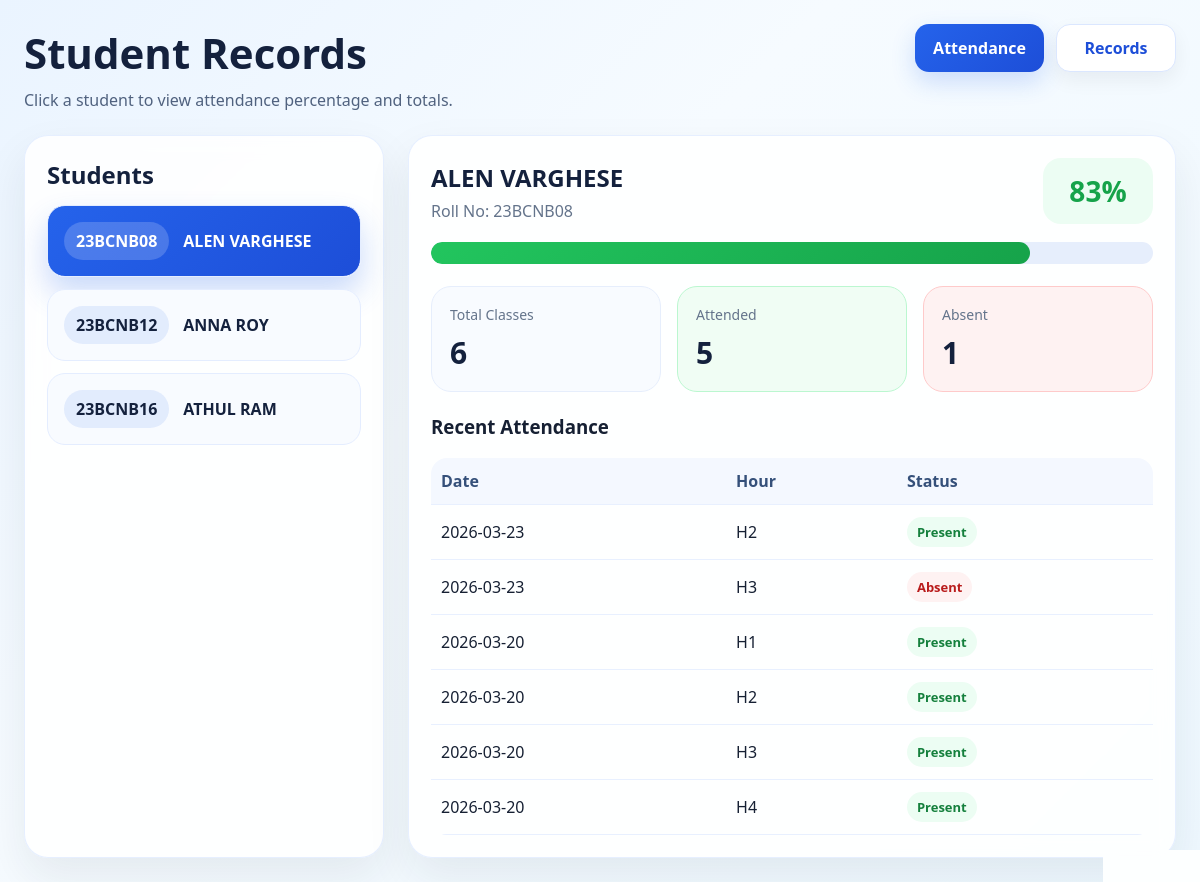
Page /records on the committed database.
### tables this page shows
CREATE TABLE students (
            id INTEGER PRIMARY KEY AUTOINCREMENT,
            roll_no TEXT UNIQUE NOT NULL,
            name TEXT NOT NULL
        );

CREATE TABLE attendance (
            id INTEGER PRIMARY KEY AUTOINCREMENT,
            student_id INTEGER NOT NULL,
            att_date TEXT NOT NULL,
            hour_no INTEGER NOT NULL,
            status TEXT NOT NULL CHECK(status IN ('Present', 'Absent')),
            UNIQUE(student_id, att_date, hour_no),
            FOREIGN KEY(student_id) REFERENCES students(id)
        );

### app/app.py (the view)
@app.route("/records")
def records():
    selected_student_id = request.args.get("student_id", type=int)
    conn = get_db()
    students = conn.execute("""
        SELECT
            s.id,
            s.roll_no,
            s.name,
            COALESCE(SUM(CASE WHEN a.status = 'Present' THEN 1 ELSE 0 END), 0) AS present_count,
            COALESCE(SUM(CASE WHEN a.status = 'Absent' THEN 1 ELSE 0 END), 0) AS absent_count,
            COUNT(a.id) AS total_count
        FROM students s
        LEFT JOIN attendance a ON a.student_id = s.id
        GROUP BY s.id, s.roll_no, s.name
        ORDER BY s.roll_no, s.name
    """).fetchall()
    if selected_student_id is None and students:
        selected_student_id = students[0]["id"]
    selected_student = None
    recent_rows = []
    if selected_student_id is not None:
        selected_student = conn.execute("""
            SELECT
                s.id,
                s.roll_no,
                s.name,
                COALESCE(SUM(CASE WHEN a.status = 'Present' THEN 1 ELSE 0 END), 0) AS present_count,
                COALESCE(SUM(CASE WHEN a.status = 'Absent' THEN 1 ELSE 0 END), 0) AS absent_count,
                COUNT(a.id) AS total_count
            FROM students s
            LEFT JOIN attendance a ON a.student_id = s.id
            WHERE s.id = ?
            GROUP BY s.id, s.roll_no, s.name
        """, (selected_student_id,)).fetchone()
        recent_rows = conn.execute("""
            SELECT att_date, hour_no, status
            FROM attendance
            WHERE student_id = ?
            ORDER BY att_date DESC, hour_no ASC
            LIMIT 40
        """, (selected_student_id,)).fetchall()
    conn.close()
    percentage = 0
    if selected_student and selected_student["total_count"] > 0:
        percentage = round(
            (selected_student["present_count"] / selected_student["total_count"]) * 100
        )
    return render_template(
        "records.html",
        students=students,
        selected_student=selected_student,
        recent_rows=recent_rows,
        percentage=percentage
    )

### app/app.py (called while the page is built)
def get_db():
    conn = sqlite3.connect(DB_NAME)
    conn.row_factory = sqlite3.Row
    return conn

### app/templates/records.html (shortened to what this page needs)
<!DOCTYPE html>
<html lang="en">
<head>
    <link rel="stylesheet" href="{{ url_for('static', filename='style.css') }}">
</head>
<body>
    <div class="page-shell">
        <header class="topbar">
            <div>
                <h1>Student Records</h1>
                <p class="subtitle">Click a student to view attendance percentage and totals.</p>
            </div>
            <nav class="top-actions">
                <a class="nav-link" href="{{ url_for('index') }}">Attendance</a>
                <a class="nav-link secondary" href="{{ url_for('records') }}">Records</a>
            </nav>
        </header>
        <section class="records-layout">
            <aside class="panel student-list-panel">
                <h2>Students</h2>
                {% if students %}
                    <div class="student-list">
                        {% for student in students %}
                            <a
                                href="{{ url_for('records', student_id=student['id']) }}"
                                class="student-item {% if selected_student and selected_student['id'] == student['id'] %}active-student{% endif %}"
                            >
                                <div class="student-roll">{{ student["roll_no"] }}</div>
                                <div class="student-name">{{ student["name"] }}</div>
                            </a>
                        {% endfor %}
                    </div>
                {% else %}
                    <div class="empty-state">
                        <p>No students found.</p>
                    </div>
                {% endif %}
            </aside>
            <main class="panel details-panel">
                {% if selected_student %}
                    <div class="detail-header">
                        <div>
                            <h2>{{ selected_student["name"] }}</h2>
                            <p class="muted-text">Roll No: {{ selected_student["roll_no"] }}</p>
                        </div>
                        <div class="percentage-badge">{{ percentage }}%</div>
                    </div>
                    <div class="progress-track">
                        <div class="progress-fill" data-percent="{{ percentage }}"></div>
                    </div>
                    <div class="stats-grid">
                        <div class="stat-card">
                            <span class="stat-label">Total Classes</span>
                            <span class="stat-value">{{ selected_student["total_count"] }}</span>
                        </div>
                        <div class="stat-card present-card">
                            <span class="stat-label">Attended</span>
                            <span class="stat-value">{{ selected_student["present_count"] }}</span>
                        </div>
                        <div class="stat-card absent-card">
                            <span class="stat-label">Absent</span>
                            <span class="stat-value">{{ selected_student["absent_count"] }}</span>
                        </div>
                    </div>
                    <div class="history-panel">
                        <h3>Recent Attendance</h3>
                        {% if recent_rows %}
                            <table class="mini-table">
                                <thead>
                                    <tr>
                                        <th>Date</th>
                                        <th>Hour</th>
                                        <th>Status</th>
                                    </tr>
                                </thead>
                                <tbody>
                                    {% for row in recent_rows %}
                                    <tr>
                                        <td>{{ row["att_date"] }}</td>
                                        <td>H{{ row["hour_no"] }}</td>
                                        <td>
                                            <span class="mini-status {% if row['status'] == 'Present' %}mini-present{% else %}mini-absent{% endif %}">
                                                {{ row["status"] }}
                                            </span>
                                        </td>
                                    </tr>
                                    {% endfor %}
                                </tbody>
                            </table>
                        {% else %}
                            <div class="empty-state">
                                <p>No attendance records for this student yet.</p>
                            </div>
                        {% endif %}
                    </div>
                {% else %}
                    <div class="empty-state">
                        <p>Select a student to view details.</p>
                    </div>
                {% endif %}
            </main>
        </section>
    </div>
</body>
</html>

### app/static/style.css (style rules this page uses)
* { box-sizing: border-box; }
body { margin: 0; font-family: "Segoe UI", Arial, sans-serif; background: linear-gradient(135deg, #eaf4ff 0%, #f6fbff 40%, #eef8ff 100%); color: #162033; }
.page-shell { max-width: 1350px; margin: 0 auto; padding: 24px; }
.topbar { display: flex; justify-content: space-between; align-items: flex-start; gap: 16px; margin-bottom: 24px; }
.topbar h1 { margin: 0 0 8px; font-size: 42px; font-weight: 800; color: #14213d; }
.subtitle { margin: 0; color: #50627f; font-size: 16px; }
.top-actions { display: flex; gap: 12px; flex-wrap: wrap; }
.nav-link { display: inline-flex; align-items: center; justify-content: center; min-width: 120px; padding: 12px 18px; border-radius: 14px; text-decoration: none; color: white; background: linear-gradient(135deg, #2563eb, #1d4ed8); box-shadow: 0 10px 24px rgba(37, 99, 235, 0.2); font-weight: 700; }
.nav-link.secondary { background: white; color: #1d4ed8; border: 1px solid #dbe7ff; box-shadow: 0 8px 20px rgba(15, 23, 42, 0.06); }
.panel { background: rgba(255, 255, 255, 0.88); border: 1px solid rgba(220, 232, 255, 0.7); backdrop-filter: blur(10px); border-radius: 24px; box-shadow: 0 20px 45px rgba(22, 32, 51, 0.08); padding: 22px; }
.form-card h2, .table-header h2, .student-list-panel h2, .details-panel h2 { margin-top: 0; margin-bottom: 14px; color: #14213d; }
.records-layout { display: grid; grid-template-columns: 360px 1fr; gap: 24px; }
.student-list { display: flex; flex-direction: column; gap: 12px; }
.student-item { display: flex; gap: 14px; align-items: center; text-decoration: none; padding: 16px; border-radius: 18px; background: #f8fbff; border: 1px solid #e4edff; color: #14213d; transition: transform 0.15s ease, box-shadow 0.15s ease, border-color 0.15s ease; }
.active-student { background: linear-gradient(135deg, #2563eb, #1d4ed8); color: white; box-shadow: 0 16px 30px rgba(37, 99, 235, 0.24); }
.student-roll { min-width: 82px; padding: 8px 12px; border-radius: 999px; background: rgba(37, 99, 235, 0.1); font-weight: 800; text-align: center; }
.active-student .student-roll { background: rgba(255, 255, 255, 0.18); color: white; }
.student-name { font-weight: 700; }
.detail-header { display: flex; justify-content: space-between; align-items: center; gap: 16px; margin-bottom: 18px; }
.detail-header h2 { margin-bottom: 6px; }
.muted-text { color: #64748b; margin: 0; }
.percentage-badge { min-width: 110px; text-align: center; font-size: 28px; font-weight: 800; color: #16a34a; background: #ecfdf3; border-radius: 18px; padding: 14px 16px; }
.progress-track { width: 100%; height: 22px; background: #e6eefc; border-radius: 999px; overflow: hidden; margin-bottom: 22px; }
.progress-fill { height: 100%; background: linear-gradient(135deg, #22c55e, #16a34a); border-radius: 999px; }
.stats-grid { display: grid; grid-template-columns: repeat(3, minmax(170px, 1fr)); gap: 16px; margin-bottom: 22px; }
.stat-card { padding: 18px; border-radius: 20px; background: #f8fbff; border: 1px solid #e6eefc; }
.present-card { background: #f0fdf4; border-color: #bbf7d0; }
.absent-card { background: #fef2f2; border-color: #fecaca; }
.stat-label { display: block; color: #64748b; margin-bottom: 8px; font-size: 14px; }
.stat-value { display: block; font-size: 30px; font-weight: 800; color: #14213d; }
.history-panel h3 { margin-top: 0; }
.mini-table { width: 100%; border-collapse: collapse; overflow: hidden; border-radius: 16px; }
.mini-table th, .mini-table td { padding: 12px 10px; border-bottom: 1px solid #e8f0ff; text-align: left; }
.mini-table th { background: #f4f8ff; color: #35507a; }
.mini-status { display: inline-block; padding: 6px 10px; border-radius: 999px; font-size: 13px; font-weight: 700; }
.mini-present { background: #ecfdf3; color: #15803d; }
.mini-absent { background: #fef2f2; color: #b91c1c; }

### rows in the picture
students: roll_no "23BCNB08", name "ALEN VARGHESE"
students: roll_no "23BCNB12", name "ANNA ROY"
students: roll_no "23BCNB16", name "ATHUL RAM"
attendance: att_date "2026-03-23", hour_no "2", status "Present"
attendance: att_date "2026-03-23", hour_no "3", status "Absent"
attendance: att_date "2026-03-20", hour_no "1", status "Present"
attendance: att_date "2026-03-20", hour_no "2", status "Present"
attendance: att_date "2026-03-20", hour_no "3", status "Present"
attendance: att_date "2026-03-20", hour_no "4", status "Present"

### other values in the picture
{{ percentage }} "83"
{{ selected_student["total_count"] }} "6"
{{ selected_student["present_count"] }} "5"
{{ selected_student["absent_count"] }} "1"
